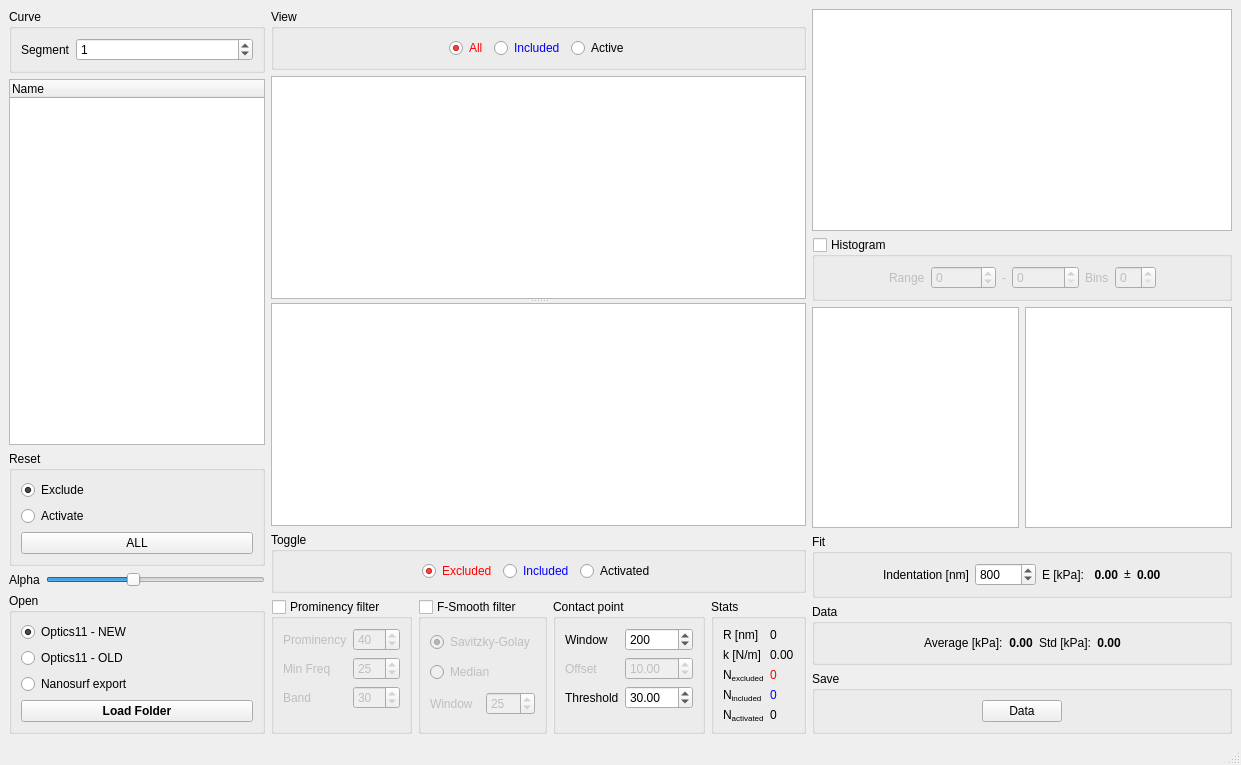
<?xml version="1.0" encoding="UTF-8"?>
<ui version="4.0">
 <class>MainWindow</class>
 <widget class="QMainWindow" name="MainWindow">
  <property name="geometry">
   <rect>
    <x>0</x>
    <y>0</y>
    <width>1241</width>
    <height>765</height>
   </rect>
  </property>
  <property name="windowTitle">
   <string>Nano2020</string>
  </property>
  <property name="windowIcon">
   <iconset>
    <normaloff>ico.svg</normaloff>ico.svg</iconset>
  </property>
  <widget class="QWidget" name="centralwidget">
   <layout class="QHBoxLayout" name="horizontalLayout_14">
    <item>
     <layout class="QVBoxLayout" name="verticalLayout_5">
      <item>
       <widget class="QGroupBox" name="Curve">
        <property name="title">
         <string>Curve</string>
        </property>
        <layout class="QHBoxLayout" name="horizontalLayout_6" stretch="0,0">
         <item>
          <widget class="QLabel" name="label">
           <property name="sizePolicy">
            <sizepolicy hsizetype="Fixed" vsizetype="Preferred">
             <horstretch>0</horstretch>
             <verstretch>0</verstretch>
            </sizepolicy>
           </property>
           <property name="text">
            <string>Segment</string>
           </property>
          </widget>
         </item>
         <item>
          <widget class="QSpinBox" name="curve_segment">
           <property name="maximum">
            <number>9</number>
           </property>
           <property name="value">
            <number>1</number>
           </property>
          </widget>
         </item>
        </layout>
       </widget>
      </item>
      <item>
       <widget class="QTreeWidget" name="mainlist">
        <property name="sizePolicy">
         <sizepolicy hsizetype="Fixed" vsizetype="Expanding">
          <horstretch>0</horstretch>
          <verstretch>0</verstretch>
         </sizepolicy>
        </property>
        <column>
         <property name="text">
          <string>Name</string>
         </property>
        </column>
       </widget>
      </item>
      <item>
       <widget class="QGroupBox" name="groupBox_4">
        <property name="title">
         <string>Reset</string>
        </property>
        <layout class="QVBoxLayout" name="verticalLayout_2">
         <item>
          <widget class="QRadioButton" name="reset_exclude">
           <property name="text">
            <string>Exclude</string>
           </property>
           <property name="checked">
            <bool>true</bool>
           </property>
          </widget>
         </item>
         <item>
          <widget class="QRadioButton" name="reset_activate">
           <property name="text">
            <string>Activate</string>
           </property>
          </widget>
         </item>
         <item>
          <widget class="QPushButton" name="reset_all">
           <property name="text">
            <string>ALL</string>
           </property>
          </widget>
         </item>
        </layout>
       </widget>
      </item>
      <item>
       <layout class="QHBoxLayout" name="horizontalLayout_11">
        <item>
         <widget class="QLabel" name="label_21">
          <property name="sizePolicy">
           <sizepolicy hsizetype="Fixed" vsizetype="Preferred">
            <horstretch>0</horstretch>
            <verstretch>0</verstretch>
           </sizepolicy>
          </property>
          <property name="text">
           <string>Alpha</string>
          </property>
         </widget>
        </item>
        <item>
         <widget class="QSlider" name="slid_alpha">
          <property name="sizePolicy">
           <sizepolicy hsizetype="Minimum" vsizetype="Fixed">
            <horstretch>0</horstretch>
            <verstretch>0</verstretch>
           </sizepolicy>
          </property>
          <property name="maximum">
           <number>255</number>
          </property>
          <property name="value">
           <number>100</number>
          </property>
          <property name="orientation">
           <enum>Qt::Horizontal</enum>
          </property>
         </widget>
        </item>
       </layout>
      </item>
      <item>
       <widget class="QGroupBox" name="groupBox_12">
        <property name="title">
         <string>Open</string>
        </property>
        <layout class="QVBoxLayout" name="verticalLayout_3">
         <item>
          <widget class="QRadioButton" name="open_o11new">
           <property name="text">
            <string>Optics11 - NEW</string>
           </property>
           <property name="checked">
            <bool>true</bool>
           </property>
          </widget>
         </item>
         <item>
          <widget class="QRadioButton" name="open_o11old">
           <property name="text">
            <string>Optics11 - OLD</string>
           </property>
          </widget>
         </item>
         <item>
          <widget class="QRadioButton" name="open_nanosurf">
           <property name="text">
            <string>Nanosurf export</string>
           </property>
           <property name="checked">
            <bool>false</bool>
           </property>
          </widget>
         </item>
         <item>
          <widget class="QPushButton" name="open_selectfolder">
           <property name="font">
            <font>
             <weight>75</weight>
             <bold>true</bold>
            </font>
           </property>
           <property name="text">
            <string>Load Folder</string>
           </property>
           <property name="shortcut">
            <string>Ctrl+S</string>
           </property>
          </widget>
         </item>
        </layout>
       </widget>
      </item>
     </layout>
    </item>
    <item>
     <layout class="QVBoxLayout" name="verticalLayout">
      <item>
       <widget class="QGroupBox" name="groupBox">
        <property name="title">
         <string>View</string>
        </property>
        <layout class="QHBoxLayout" name="horizontalLayout_4">
         <property name="sizeConstraint">
          <enum>QLayout::SetMinimumSize</enum>
         </property>
         <item>
          <spacer name="horizontalSpacer_9">
           <property name="orientation">
            <enum>Qt::Horizontal</enum>
           </property>
           <property name="sizeHint" stdset="0">
            <size>
             <width>40</width>
             <height>20</height>
            </size>
           </property>
          </spacer>
         </item>
         <item>
          <widget class="QRadioButton" name="view_all">
           <property name="styleSheet">
            <string notr="true">color: red;</string>
           </property>
           <property name="text">
            <string>All</string>
           </property>
           <property name="checked">
            <bool>true</bool>
           </property>
          </widget>
         </item>
         <item>
          <widget class="QRadioButton" name="view_included">
           <property name="styleSheet">
            <string notr="true">color: blue;</string>
           </property>
           <property name="text">
            <string>Included</string>
           </property>
          </widget>
         </item>
         <item>
          <widget class="QRadioButton" name="view_active">
           <property name="text">
            <string>Active</string>
           </property>
          </widget>
         </item>
         <item>
          <spacer name="horizontalSpacer_8">
           <property name="orientation">
            <enum>Qt::Horizontal</enum>
           </property>
           <property name="sizeHint" stdset="0">
            <size>
             <width>40</width>
             <height>20</height>
            </size>
           </property>
          </spacer>
         </item>
        </layout>
       </widget>
      </item>
      <item>
       <widget class="QSplitter" name="splitter">
        <property name="sizePolicy">
         <sizepolicy hsizetype="Expanding" vsizetype="Expanding">
          <horstretch>0</horstretch>
          <verstretch>0</verstretch>
         </sizepolicy>
        </property>
        <property name="orientation">
         <enum>Qt::Vertical</enum>
        </property>
        <widget class="PlotWidget" name="g_fdistance"/>
        <widget class="PlotWidget" name="g_single"/>
       </widget>
      </item>
      <item>
       <widget class="QGroupBox" name="groupBox_2">
        <property name="title">
         <string>Toggle</string>
        </property>
        <layout class="QHBoxLayout" name="horizontalLayout_5">
         <property name="sizeConstraint">
          <enum>QLayout::SetMinimumSize</enum>
         </property>
         <item>
          <spacer name="horizontalSpacer_10">
           <property name="orientation">
            <enum>Qt::Horizontal</enum>
           </property>
           <property name="sizeHint" stdset="0">
            <size>
             <width>40</width>
             <height>20</height>
            </size>
           </property>
          </spacer>
         </item>
         <item>
          <widget class="QRadioButton" name="toggle_excluded">
           <property name="styleSheet">
            <string notr="true">color: red;</string>
           </property>
           <property name="text">
            <string>Excluded</string>
           </property>
           <property name="checked">
            <bool>true</bool>
           </property>
          </widget>
         </item>
         <item>
          <widget class="QRadioButton" name="toggle_included">
           <property name="styleSheet">
            <string notr="true">color: blue;</string>
           </property>
           <property name="text">
            <string>Included</string>
           </property>
          </widget>
         </item>
         <item>
          <widget class="QRadioButton" name="toggle_activated">
           <property name="text">
            <string>Activated</string>
           </property>
          </widget>
         </item>
         <item>
          <spacer name="horizontalSpacer_7">
           <property name="orientation">
            <enum>Qt::Horizontal</enum>
           </property>
           <property name="sizeHint" stdset="0">
            <size>
             <width>40</width>
             <height>20</height>
            </size>
           </property>
          </spacer>
         </item>
        </layout>
       </widget>
      </item>
      <item>
       <layout class="QHBoxLayout" name="horizontalLayout">
        <item>
         <widget class="QGroupBox" name="prominency">
          <property name="title">
           <string>Prominency filter</string>
          </property>
          <property name="checkable">
           <bool>true</bool>
          </property>
          <property name="checked">
           <bool>false</bool>
          </property>
          <layout class="QFormLayout" name="formLayout">
           <item row="0" column="0">
            <widget class="QLabel" name="label_3">
             <property name="text">
              <string>Prominency</string>
             </property>
            </widget>
           </item>
           <item row="0" column="1">
            <widget class="QSpinBox" name="prominency_prominency">
             <property name="minimum">
              <number>1</number>
             </property>
             <property name="maximum">
              <number>999</number>
             </property>
             <property name="singleStep">
              <number>10</number>
             </property>
             <property name="value">
              <number>40</number>
             </property>
            </widget>
           </item>
           <item row="1" column="0">
            <widget class="QLabel" name="label_4">
             <property name="text">
              <string>Min Freq</string>
             </property>
            </widget>
           </item>
           <item row="1" column="1">
            <widget class="QSpinBox" name="prominency_minfreq">
             <property name="minimum">
              <number>3</number>
             </property>
             <property name="maximum">
              <number>999</number>
             </property>
             <property name="singleStep">
              <number>5</number>
             </property>
             <property name="value">
              <number>25</number>
             </property>
            </widget>
           </item>
           <item row="2" column="0">
            <widget class="QLabel" name="label_5">
             <property name="text">
              <string>Band</string>
             </property>
            </widget>
           </item>
           <item row="2" column="1">
            <widget class="QSpinBox" name="prominency_band">
             <property name="minimum">
              <number>1</number>
             </property>
             <property name="maximum">
              <number>999</number>
             </property>
             <property name="singleStep">
              <number>5</number>
             </property>
             <property name="value">
              <number>30</number>
             </property>
            </widget>
           </item>
          </layout>
         </widget>
        </item>
        <item>
         <widget class="QGroupBox" name="fsmooth">
          <property name="title">
           <string>F-Smooth filter</string>
          </property>
          <property name="checkable">
           <bool>true</bool>
          </property>
          <property name="checked">
           <bool>false</bool>
          </property>
          <layout class="QVBoxLayout" name="verticalLayout_4">
           <item>
            <widget class="QRadioButton" name="fsmooth_savitzky">
             <property name="text">
              <string>Savitzky-Golay</string>
             </property>
             <property name="checked">
              <bool>true</bool>
             </property>
            </widget>
           </item>
           <item>
            <widget class="QRadioButton" name="fsmooth_median">
             <property name="text">
              <string>Median</string>
             </property>
            </widget>
           </item>
           <item>
            <layout class="QHBoxLayout" name="horizontalLayout_3">
             <item>
              <widget class="QLabel" name="label_2">
               <property name="text">
                <string>Window</string>
               </property>
              </widget>
             </item>
             <item>
              <widget class="QSpinBox" name="fsmooth_window">
               <property name="minimum">
                <number>5</number>
               </property>
               <property name="maximum">
                <number>999</number>
               </property>
               <property name="singleStep">
                <number>2</number>
               </property>
               <property name="value">
                <number>25</number>
               </property>
              </widget>
             </item>
            </layout>
           </item>
          </layout>
         </widget>
        </item>
        <item>
         <widget class="QGroupBox" name="groupBox_7">
          <property name="title">
           <string>Contact point</string>
          </property>
          <layout class="QFormLayout" name="formLayout_2">
           <item row="0" column="0">
            <widget class="QLabel" name="label_6">
             <property name="text">
              <string>Window</string>
             </property>
            </widget>
           </item>
           <item row="0" column="1">
            <widget class="QSpinBox" name="contact_window">
             <property name="minimum">
              <number>3</number>
             </property>
             <property name="maximum">
              <number>9999</number>
             </property>
             <property name="singleStep">
              <number>2</number>
             </property>
             <property name="value">
              <number>200</number>
             </property>
            </widget>
           </item>
           <item row="1" column="0">
            <widget class="QLabel" name="label_7">
             <property name="enabled">
              <bool>false</bool>
             </property>
             <property name="text">
              <string>Offset</string>
             </property>
            </widget>
           </item>
           <item row="1" column="1">
            <widget class="QDoubleSpinBox" name="contact_offset">
             <property name="enabled">
              <bool>false</bool>
             </property>
             <property name="minimum">
              <double>-999.990000000000009</double>
             </property>
             <property name="maximum">
              <double>999.990000000000009</double>
             </property>
             <property name="value">
              <double>10.000000000000000</double>
             </property>
            </widget>
           </item>
           <item row="2" column="0">
            <widget class="QLabel" name="label_8">
             <property name="text">
              <string>Threshold</string>
             </property>
            </widget>
           </item>
           <item row="2" column="1">
            <widget class="QDoubleSpinBox" name="contact_threshold">
             <property name="minimum">
              <double>-999.990000000000009</double>
             </property>
             <property name="maximum">
              <double>999.990000000000009</double>
             </property>
             <property name="value">
              <double>30.000000000000000</double>
             </property>
            </widget>
           </item>
          </layout>
         </widget>
        </item>
        <item>
         <widget class="QGroupBox" name="groupBox_3">
          <property name="title">
           <string>Stats</string>
          </property>
          <layout class="QFormLayout" name="formLayout_3">
           <item row="0" column="0">
            <widget class="QLabel" name="label_9">
             <property name="text">
              <string>R [nm]</string>
             </property>
            </widget>
           </item>
           <item row="0" column="1">
            <widget class="QLabel" name="stats_R">
             <property name="text">
              <string>0</string>
             </property>
            </widget>
           </item>
           <item row="1" column="0">
            <widget class="QLabel" name="label_17">
             <property name="text">
              <string>k [N/m]</string>
             </property>
            </widget>
           </item>
           <item row="1" column="1">
            <widget class="QLabel" name="stats_k">
             <property name="text">
              <string>0.00</string>
             </property>
            </widget>
           </item>
           <item row="2" column="0">
            <widget class="QLabel" name="label_11">
             <property name="text">
              <string>&lt;html&gt;&lt;head/&gt;&lt;body&gt;&lt;p&gt;N&lt;span style=&quot; vertical-align:sub;&quot;&gt;excluded&lt;/span&gt;&lt;/p&gt;&lt;/body&gt;&lt;/html&gt;</string>
             </property>
            </widget>
           </item>
           <item row="2" column="1">
            <widget class="QLabel" name="stats_ne">
             <property name="styleSheet">
              <string notr="true">color: red;</string>
             </property>
             <property name="text">
              <string>0</string>
             </property>
            </widget>
           </item>
           <item row="3" column="0">
            <widget class="QLabel" name="label_10">
             <property name="text">
              <string>&lt;html&gt;&lt;head/&gt;&lt;body&gt;&lt;p&gt;N&lt;span style=&quot; vertical-align:sub;&quot;&gt;included&lt;/span&gt;&lt;/p&gt;&lt;/body&gt;&lt;/html&gt;</string>
             </property>
            </widget>
           </item>
           <item row="3" column="1">
            <widget class="QLabel" name="stats_ni">
             <property name="styleSheet">
              <string notr="true">color: blue;</string>
             </property>
             <property name="text">
              <string>0</string>
             </property>
            </widget>
           </item>
           <item row="4" column="0">
            <widget class="QLabel" name="label_15">
             <property name="text">
              <string>&lt;html&gt;&lt;head/&gt;&lt;body&gt;&lt;p&gt;N&lt;span style=&quot; vertical-align:sub;&quot;&gt;activated&lt;/span&gt;&lt;/p&gt;&lt;/body&gt;&lt;/html&gt;</string>
             </property>
            </widget>
           </item>
           <item row="4" column="1">
            <widget class="QLabel" name="stats_na">
             <property name="styleSheet">
              <string notr="true"/>
             </property>
             <property name="text">
              <string>0</string>
             </property>
            </widget>
           </item>
          </layout>
         </widget>
        </item>
       </layout>
      </item>
     </layout>
    </item>
    <item>
     <layout class="QVBoxLayout" name="verticalLayout_8">
      <item>
       <widget class="PlotWidget" name="g_indentation"/>
      </item>
      <item>
       <widget class="QGroupBox" name="histogram">
        <property name="title">
         <string>Histogram</string>
        </property>
        <property name="checkable">
         <bool>true</bool>
        </property>
        <property name="checked">
         <bool>false</bool>
        </property>
        <layout class="QHBoxLayout" name="horizontalLayout_2">
         <item>
          <spacer name="horizontalSpacer_4">
           <property name="orientation">
            <enum>Qt::Horizontal</enum>
           </property>
           <property name="sizeHint" stdset="0">
            <size>
             <width>40</width>
             <height>20</height>
            </size>
           </property>
          </spacer>
         </item>
         <item>
          <widget class="QLabel" name="label_12">
           <property name="text">
            <string>Range</string>
           </property>
          </widget>
         </item>
         <item>
          <widget class="QSpinBox" name="histogram_min">
           <property name="minimum">
            <number>-99999</number>
           </property>
           <property name="maximum">
            <number>99999</number>
           </property>
           <property name="singleStep">
            <number>1000</number>
           </property>
          </widget>
         </item>
         <item>
          <widget class="QLabel" name="label_13">
           <property name="text">
            <string>-</string>
           </property>
          </widget>
         </item>
         <item>
          <widget class="QSpinBox" name="histogram_max">
           <property name="maximum">
            <number>999999</number>
           </property>
           <property name="singleStep">
            <number>1000</number>
           </property>
           <property name="value">
            <number>0</number>
           </property>
          </widget>
         </item>
         <item>
          <widget class="QLabel" name="label_14">
           <property name="text">
            <string>Bins</string>
           </property>
          </widget>
         </item>
         <item>
          <widget class="QSpinBox" name="histogram_bins">
           <property name="minimum">
            <number>0</number>
           </property>
           <property name="value">
            <number>0</number>
           </property>
          </widget>
         </item>
         <item>
          <spacer name="horizontalSpacer_3">
           <property name="orientation">
            <enum>Qt::Horizontal</enum>
           </property>
           <property name="sizeHint" stdset="0">
            <size>
             <width>40</width>
             <height>20</height>
            </size>
           </property>
          </spacer>
         </item>
        </layout>
       </widget>
      </item>
      <item>
       <layout class="QHBoxLayout" name="horizontalLayout_10">
        <item>
         <widget class="PlotWidget" name="g_histo"/>
        </item>
        <item>
         <widget class="PlotWidget" name="g_scatter"/>
        </item>
       </layout>
      </item>
      <item>
       <widget class="QGroupBox" name="groupBox_9">
        <property name="title">
         <string>Fit</string>
        </property>
        <layout class="QHBoxLayout" name="horizontalLayout_9">
         <item>
          <spacer name="horizontalSpacer_5">
           <property name="orientation">
            <enum>Qt::Horizontal</enum>
           </property>
           <property name="sizeHint" stdset="0">
            <size>
             <width>40</width>
             <height>20</height>
            </size>
           </property>
          </spacer>
         </item>
         <item>
          <widget class="QLabel" name="label_16">
           <property name="text">
            <string>Indentation [nm]</string>
           </property>
          </widget>
         </item>
         <item>
          <widget class="QSpinBox" name="fit_indentation">
           <property name="minimum">
            <number>10</number>
           </property>
           <property name="maximum">
            <number>19999</number>
           </property>
           <property name="value">
            <number>800</number>
           </property>
          </widget>
         </item>
         <item>
          <widget class="QLabel" name="label_19">
           <property name="text">
            <string>E [kPa]: </string>
           </property>
          </widget>
         </item>
         <item>
          <widget class="QLabel" name="fit_center">
           <property name="styleSheet">
            <string notr="true">font-weight:bold;</string>
           </property>
           <property name="text">
            <string>0.00</string>
           </property>
           <property name="alignment">
            <set>Qt::AlignRight|Qt::AlignTrailing|Qt::AlignVCenter</set>
           </property>
          </widget>
         </item>
         <item>
          <widget class="QLabel" name="label_23">
           <property name="text">
            <string>&lt;html&gt;&lt;head/&gt;&lt;body&gt;&lt;p&gt;±&lt;/p&gt;&lt;/body&gt;&lt;/html&gt;</string>
           </property>
           <property name="alignment">
            <set>Qt::AlignCenter</set>
           </property>
          </widget>
         </item>
         <item>
          <widget class="QLabel" name="fit_std">
           <property name="styleSheet">
            <string notr="true">font-weight:bold;</string>
           </property>
           <property name="text">
            <string>0.00</string>
           </property>
          </widget>
         </item>
         <item>
          <spacer name="horizontalSpacer">
           <property name="orientation">
            <enum>Qt::Horizontal</enum>
           </property>
           <property name="sizeHint" stdset="0">
            <size>
             <width>40</width>
             <height>20</height>
            </size>
           </property>
          </spacer>
         </item>
        </layout>
       </widget>
      </item>
      <item>
       <widget class="QGroupBox" name="Data">
        <property name="title">
         <string>Data</string>
        </property>
        <layout class="QHBoxLayout" name="horizontalLayout_7">
         <item>
          <spacer name="horizontalSpacer_6">
           <property name="orientation">
            <enum>Qt::Horizontal</enum>
           </property>
           <property name="sizeHint" stdset="0">
            <size>
             <width>40</width>
             <height>20</height>
            </size>
           </property>
          </spacer>
         </item>
         <item>
          <widget class="QLabel" name="label_18">
           <property name="text">
            <string>Average [kPa]:</string>
           </property>
          </widget>
         </item>
         <item>
          <widget class="QLabel" name="data_average">
           <property name="styleSheet">
            <string notr="true">font-weight:bold;</string>
           </property>
           <property name="text">
            <string>0.00</string>
           </property>
           <property name="alignment">
            <set>Qt::AlignCenter</set>
           </property>
          </widget>
         </item>
         <item>
          <widget class="QLabel" name="label_20">
           <property name="text">
            <string>Std [kPa]:</string>
           </property>
           <property name="alignment">
            <set>Qt::AlignRight|Qt::AlignTrailing|Qt::AlignVCenter</set>
           </property>
          </widget>
         </item>
         <item>
          <widget class="QLabel" name="data_std">
           <property name="styleSheet">
            <string notr="true">font-weight:bold;</string>
           </property>
           <property name="text">
            <string>0.00</string>
           </property>
           <property name="alignment">
            <set>Qt::AlignCenter</set>
           </property>
          </widget>
         </item>
         <item>
          <spacer name="horizontalSpacer_2">
           <property name="orientation">
            <enum>Qt::Horizontal</enum>
           </property>
           <property name="sizeHint" stdset="0">
            <size>
             <width>40</width>
             <height>20</height>
            </size>
           </property>
          </spacer>
         </item>
        </layout>
       </widget>
      </item>
      <item>
       <widget class="QGroupBox" name="groupBox_5">
        <property name="title">
         <string>Save</string>
        </property>
        <layout class="QHBoxLayout" name="horizontalLayout_8">
         <item>
          <spacer name="horizontalSpacer_11">
           <property name="orientation">
            <enum>Qt::Horizontal</enum>
           </property>
           <property name="sizeHint" stdset="0">
            <size>
             <width>40</width>
             <height>20</height>
            </size>
           </property>
          </spacer>
         </item>
         <item>
          <widget class="QPushButton" name="save_data">
           <property name="text">
            <string>Data</string>
           </property>
          </widget>
         </item>
         <item>
          <spacer name="horizontalSpacer_12">
           <property name="orientation">
            <enum>Qt::Horizontal</enum>
           </property>
           <property name="sizeHint" stdset="0">
            <size>
             <width>40</width>
             <height>20</height>
            </size>
           </property>
          </spacer>
         </item>
        </layout>
       </widget>
      </item>
     </layout>
    </item>
   </layout>
  </widget>
  <widget class="QStatusBar" name="statusbar"/>
 </widget>
 <customwidgets>
  <customwidget>
   <class>PlotWidget</class>
   <extends>QGraphicsView</extends>
   <header location="global">pyqtgraph</header>
  </customwidget>
 </customwidgets>
 <resources/>
 <connections/>
</ui>
